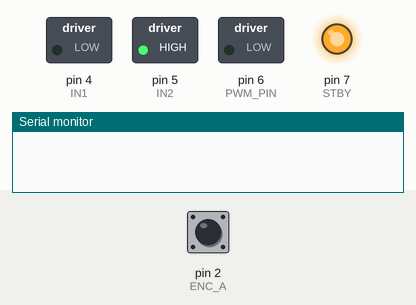
This sketch was run on a simulated Arduino Uno, built with avr-gcc and run on an emulated ATmega328P. Shown: switched loads named in the sketch (green lamp = pin HIGH), output pins drawn as LEDs (lit = HIGH), the last lines printed to the serial monitor. The test bench sets the inputs (shaded band); at power-on: pin 2 (ENC_A) HIGH.

Above: at 0.1 s.
At 0.5 s:
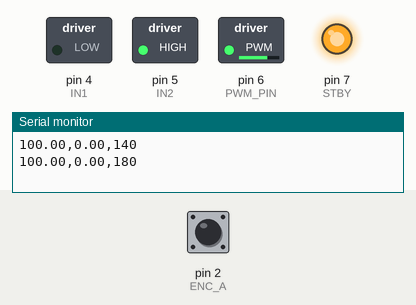
At 0.9 s:
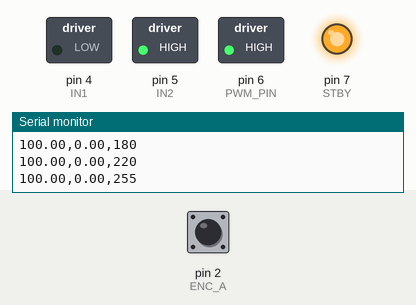
Timing chart, 0 to 2.4 s (numbered marks = the images above):
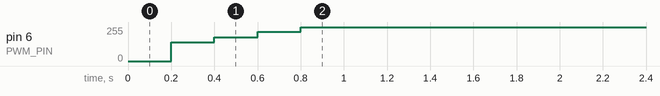

The sketch:

pid_hiz_kontrol.ino
```cpp
// PID ile DC motor hiz kontrolu (07'deki ac-kapa kontrolun gelismis hali)
//
// 07_dc_motor_ve_enkoder/enkoder_hiz_kontrol: hiz < 100 ise PWM 127, degilse 0 (ac-kapa).
// Burada ayni donanimla PID kullaniyoruz: PWM, hedef hiza gore surekli ayarlanir.
//
// Enkoder A: D2 (kesme)           Surucu: D4 -> IN1, D5 -> IN2, D6 -> PWM, D7 -> STBY
//
// Hiz = 200 ms'lik pencerede sayilan darbe / pencere suresi (darbe/sn).
// Seri Cizici (Serial Plotter) ile "hedef, hiz, pwm" egrilerini izleyebilirsin.
//
// PID:  cikis = Kp*hata + Ki*integral(hata) + Kd*turev
//   Kp: hata buyukse PWM'i hemen buyuk degistirir
//   Ki: kalici hatayi (hedefin biraz altinda kalmayi) giderir
//   Kd: hizdaki ani degisimi sonumler (asiri/salinimi azaltir)
// Kp, Ki, Kd degerleri ornektir; motoruna gore deneyerek ayarlanir.

const int ENC_A = 2;
const int IN1 = 4;
const int IN2 = 5;
const int PWM_PIN = 6;
const int STBY = 7;

const float HEDEF = 100.0;          // hedef hiz (darbe/sn)
const float Kp = 1.0;
const float Ki = 2.0;
const float Kd = 0.05;
const unsigned long ORNEK_MS = 200; // olcum / kontrol periyodu

volatile unsigned long darbe = 0;   // pencere icindeki darbe sayisi

float integral = 0;                 // hatanin birikimi
float oncekiHiz = 0;                // turev icin onceki olcum
unsigned long sonOrnek = 0;

void encoder() {                    // A kanali yukselen kenar (ISR)
  darbe++;
}

void setup() {
  pinMode(ENC_A, INPUT);
  pinMode(IN1, OUTPUT);
  pinMode(IN2, OUTPUT);
  pinMode(PWM_PIN, OUTPUT);
  pinMode(STBY, OUTPUT);
  digitalWrite(STBY, HIGH);         // surucuyu ac
  digitalWrite(IN1, LOW);           // tek yone don
  digitalWrite(IN2, HIGH);
  attachInterrupt(digitalPinToInterrupt(ENC_A), encoder, RISING);
  Serial.begin(9600);
  sonOrnek = millis();
}

void loop() {
  unsigned long simdi = millis();
  if (simdi - sonOrnek < ORNEK_MS) return;   // periyot dolmadiysa bekle

  float dt = (simdi - sonOrnek) / 1000.0;    // gercek gecen sure (sn)
  sonOrnek = simdi;

  noInterrupts();
  unsigned long d = darbe;                   // paylasilan sayaci guvenli oku
  darbe = 0;
  interrupts();

  float hiz = d / dt;                        // darbe/sn
  float hata = HEDEF - hiz;

  integral += hata * dt;
  // anti-windup: Ki*integral PWM araligi (0..255) disina cikmasin
  integral = constrain(integral, 0.0, 255.0 / Ki);

  // turevi hataya degil olcume uyguluyoruz (hedef degisince ani sicrama olmaz)
  float turev = -(hiz - oncekiHiz) / dt;
  oncekiHiz = hiz;

  float cikis = Kp * hata + Ki * integral + Kd * turev;
  int pwm = (int)constrain(cikis, 0.0, 255.0);
  analogWrite(PWM_PIN, pwm);

  Serial.print(HEDEF);
  Serial.print(',');
  Serial.print(hiz);
  Serial.print(',');
  Serial.println(pwm);
}
```

Measured:
- by itself, pin 6 (PWM_PIN): 0/255 → 140/255 at 0.20 s, → 180/255 0.20 s later, → 220/255 0.20 s later, → 255/255 0.20 s later
